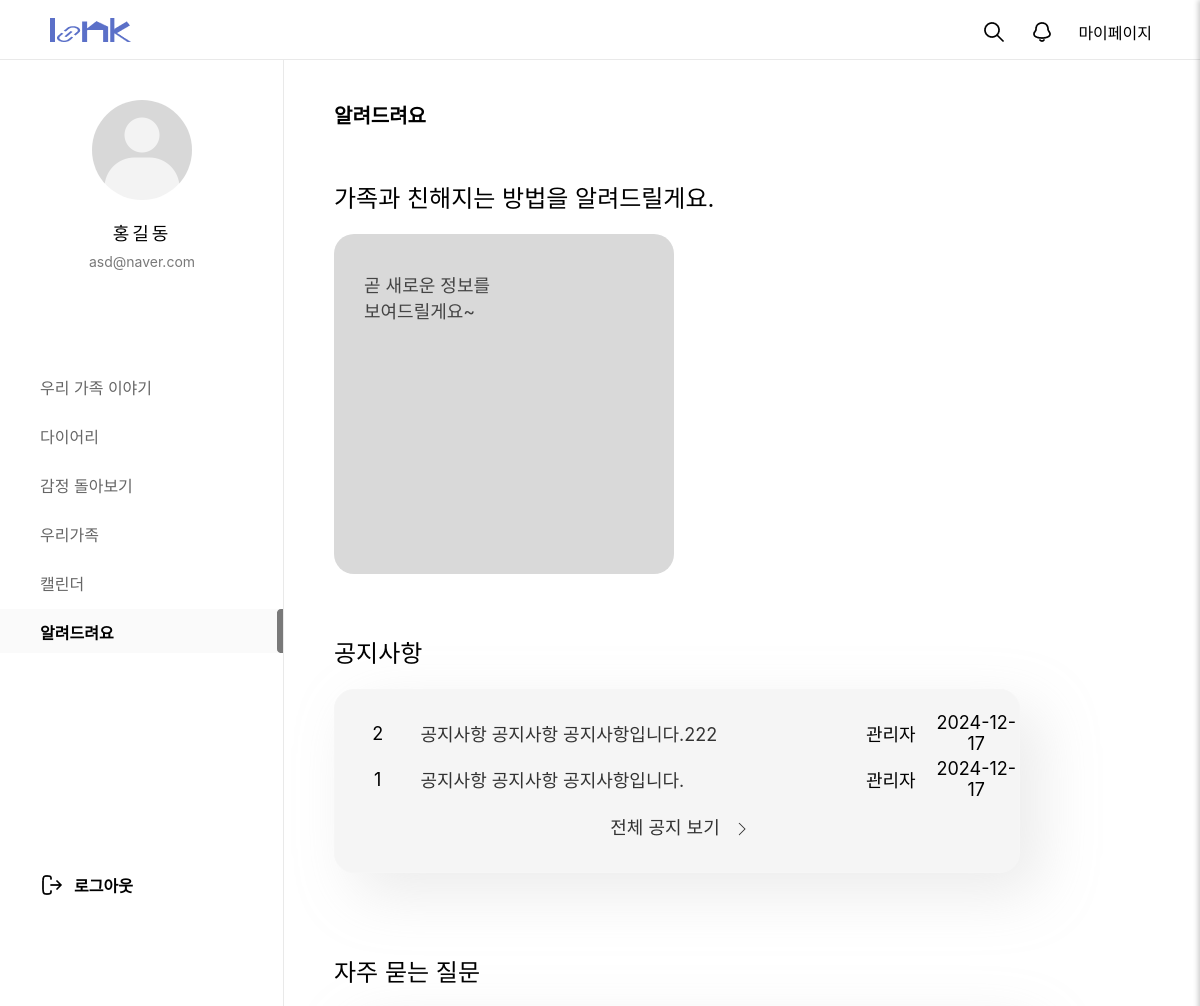
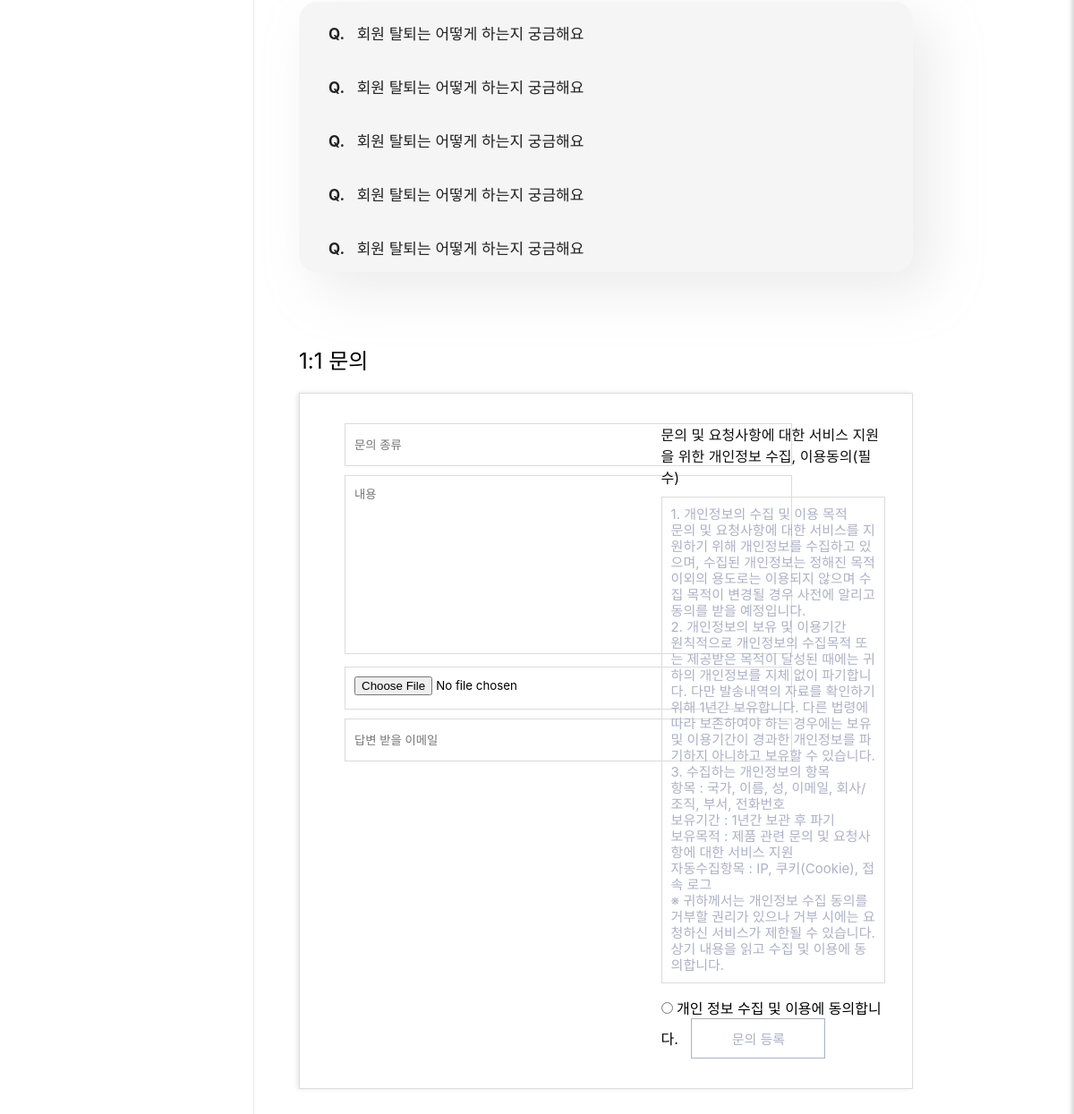
Page /customer/ (signed in) on the committed database (2 pictures, top to bottom).
### loginpage/models.py (models this page shows, shortened)
class Member(models.Model):
  id = models.CharField(max_length=50,primary_key=True)
  pw = models.CharField(max_length=100)
  name = models.CharField(max_length=100)
  nicName = models.CharField(max_length=100,default='123')
  mail = models.EmailField(max_length=100)
  birthday = models.CharField(max_length=100)
  gender = models.CharField(max_length=10,choices=[('남자', '남자'), ('여자', '여자')])
  mdate = models.DateTimeField(auto_now=True)
  created_group = models.OneToOneField(
        'diary.GroupDiary',  # '앱이름.모델이름' 형식
        on_delete=models.SET_NULL,
        null=True,
        blank=True,
        related_name='creator'
    )
  joined_group = models.ForeignKey(
        'diary.GroupDiary',  # '앱이름.모델이름' 형식
        on_delete=models.SET_NULL,
        null=True,
        blank=True,
        related_name='members'
    )

### customer/models.py (models this page shows, shortened)
class NoticeBoard(models.Model):
  bno = models.AutoField(primary_key=True)
  member = models.ForeignKey(Administrator,on_delete=models.SET_NULL, null=True)
  btitle = models.CharField(max_length=1000)
  bcontent = models.TextField()
  bdate = models.DateTimeField(auto_now=True)
  bfile = models.ImageField(null=True, blank=True, upload_to='uploads/')
  bfile_thumbnail = models.ImageField(null=True, blank=True, upload_to='uploads/')
  userid = models.CharField(max_length=100,null=True, blank=True)
  bmail = models.CharField(max_length=100, null=True, blank=True)
  category = models.IntegerField(null=True, blank=False)
  status = models.CharField(max_length=50, null=True, blank=True)

### customer/views.py (the view, shortened to what this page needs)
# urls.py: path('', views.main, name="main"),
def main(request):
  if request.method == 'GET':
    mem = Member.objects.filter(id = request.session['session_id'])
    qs = NoticeBoard.objects.filter(category=1, status='게시중').order_by('-bno')[:5]
    context = {'notice_5':qs, 'mem_info':mem[0]}
  return render(request, 'customer_service.html', context)

### customer/templates/customer_service.html (shortened to what this page needs)
{% extends 'main_navi_base.html' %}
{% load static %}
  {% block profill-block%}
  <div id="user_profile">
    <div id="pimg">
      <img src="/static/images/home/default_profile.png" alt="">
    </div>
    <p id="uName" >{{mem_info.name}}</p>
    <p id="uEmail">{{mem_info.mail}}</p>
  </div>
		<nav id="menu">
			<ul>
				<a href="/main/index/"><li class="menu_item">우리 가족 이야기</li></a>
				<a href="/diary/diaryHome/"><li class="menu_item">다이어리</li></a>
				<a href="/emotion/main/"><li class="menu_item">감정 돌아보기</li></a>
				<a href="/family1/fam/"><li class="menu_item">우리가족</li></a>
				<a href="/calendar1/cal/"><li class="menu_item">캘린더</li></a>
				<a href="/customer/"><li class="menu_item active">알려드려요</li></a>
			</ul>
		</nav>
  {% endblock profill-block%}
  {% block container-block%}
  <div id="container">
    <div id="customer_service_top">
      <h2>알려드려요</h2>
      <span>가족과 친해지는 방법을 알려드릴게요.</span>
      <div class="how_dairy">
        {% if post_lists %}
          {% for post in post_lists %}
          <div class="slider-item" style="background-image: url('{{ post.bfile_thumbnail.url }}'); background-size: cover; background-position: center;">
          </div>
          {% endfor %}
        {% else %}
        <div class="slider-item">
          <p>곧 새로운 정보를<br>보여드릴게요~</p>
        </div>
        {% endif %}
      </div>
    </div>
    <div id="customer_service_notice">
      <span>공지사항</span>
      <div class="customer_service_notice_table">
        <table>
          <colgroup>
            <col style="width:10%;">
            <col style="width:50%;">
            <col style="width:10%;">
            <col style="width:10%;">
          </colgroup>
          {% if notice_5 %}
          {% for notice in notice_5%}
          <tr>
            <td>{{forloop.revcounter}}</td>
            <td  class="t_left"><a href="/customer/noticeview/{{notice.bno}}/">{{notice.btitle}}</a></td>
            <td>관리자</td>
            <td>{{notice.bdate|date:'Y-m-d'}}</td>
          </tr>
          {% endfor %}
          <tr class="notice_list_last">
            <td colspan="4"><a href="/customer/noticelist/"><span>전체 공지 보기</span><img src="/static/images/customer/Expand_right_light.png" alt=""></a></td>
          </tr>
          {% else %}
          <tr>
            <td colspan='4'><img src="/static/images/customer/Document Align Left 11.png" alt=""><br><br>회원님을 위한 공지사항이 생기면 알려드릴게요.<br></td>
          </tr>
          {% endif %}
        </table>
      </div>
    </div>
    <div id="customer_service_qna">
      <span>자주 묻는 질문</span>
      <div class="customer_service_qnabox">
        <div class="customer_service_q">
          <p><strong>Q.  </strong>  회원 탈퇴는 어떻게 하는지 궁금해요</p>
        </div>
        <div class="customer_service_q">
          <p><strong>Q.  </strong>  회원 탈퇴는 어떻게 하는지 궁금해요</p>
        </div>
        <div class="customer_service_q">
          <p><strong>Q.  </strong>  회원 탈퇴는 어떻게 하는지 궁금해요</p>
        </div>
        <div class="customer_service_q">
          <p><strong>Q.  </strong>  회원 탈퇴는 어떻게 하는지 궁금해요</p>
        </div>
        <div class="customer_service_q">
          <p><strong>Q.  </strong>  회원 탈퇴는 어떻게 하는지 궁금해요</p>
        </div>
      </div>
    </div>
    <form action="/customer/" method='post' name='requFrm' enctype="multipart/form-data">
      <div id="customer_service_request">
        <span>1:1 문의</span>
        <div class="customer_service_request_box">
          <div class="customer_service_request_input">
            <input type="text" name='requ_title'placeholder="문의 종류">
            <textarea name="requ_content" id="" placeholder="내용"></textarea>
            <input type="file" name="request_file" id="request_file">
            <input type="text" name='requ_mail' placeholder="답변 받을 이메일">
          </div>
          <div class="customer_service_request_agree">
            <p>문의 및 요청사항에 대한 서비스 지원을 위한 개인정보 수집, 이용동의(필수)</p>
            <div class="agree_txt">
              1. 개인정보의 수집 및 이용 목적<br>
              문의 및 요청사항에 대한 서비스를 지원하기 위해 개인정보를 수집하고 있으며, 수집된 개인정보는 정해진 목적 이외의 용도로는 이용되지 않으며 수집 목적이 변경될 경우 사전에 알리고 동의를 받을 예정입니다.<br>
            2. 개인정보의 보유 및 이용기간<br>
            원칙적으로 개인정보의 수집목적 또는 제공받은 목적이 달성된 때에는 귀하의 개인정보를 지체 없이 파기합니다. 다만 발송내역의 자료를 확인하기 위해 1년간 보유합니다. 다른 법령에 따라 보존하여야 하는 경우에는 보유 및 이용기간이 경과한 개인정보를 파기하지 아니하고 보유할 수 있습니다.<br>
            3. 수집하는 개인정보의 항목<br>
            항목 : 국가, 이름, 성, 이메일, 회사/조직, 부서, 전화번호<br>
            보유기간 : 1년간 보관 후 파기<br>
            보유목적 : 제품 관련 문의 및 요청사항에 대한 서비스 지원<br>
            자동수집항목 : IP, 쿠키(Cookie), 접속 로그<br>
            ※ 귀하께서는 개인정보 수집 동의를 거부할 권리가 있으나 거부 시에는 요청하신 서비스가 제한될 수 있습니다.<br>
            상기 내용을 읽고 수집 및 이용에 동의합니다.<br>
          </div>
          <div class="agree_chk">
            <input type="radio" value='agree' id='agree'>
            <label for="agree"> 개인 정보 수집 및 이용에 동의합니다.</label>
            <button type="button" class='requBtn'>문의 등록</button>
          </div>
        </div>
      </div>
    </form>
    </div>
  {% endblock container-block%}

### static/css/main_navi_base.css (style rules this page uses)
* { margin: 0; padding: 0; font-family: "Pretendard Variable", Pretendard, -apple-system, BlinkMacSystemFont, system-ui, Roboto, "Helvetica Neue", "Segoe UI", "Apple SD Gothic Neo", "Noto Sans KR", "Malgun Gothic", "Apple Color Emoji", "Segoe UI Emoji", "Segoe UI Symbol", sans-serif; }
button { cursor: pointer; }
a { text-decoration: none; color: inherit; cursor: pointer; }
ol, ul { list-style: none; }
#user_profile { width: 284px; height: 264px; text-align: center; }
#uName { font-size: 18px; font-weight: 500; letter-spacing: 3px; line-height: 21px; margin-top:23px }
#uEmail { font-size: 14px; font-weight: 400; line-height: 17px; color: #797979; margin-top:9px }
#pimg { width: 100px; height: 100px; border-radius: 100%; overflow: hidden; margin: 40px auto 0; }
#pimg img { width: 100%; height: 100%; object-fit: cover; }
#menu ul { list-style: none; padding-left: 0; margin-bottom: 220px; }
#menu ul li { height: 44px; padding: 11px 0 11px 40px; margin-bottom: 5px; box-sizing: border-box; transition: background-color 0.3s, color 0.3s; }
.menu_item { font-size: 16px; font-weight: 400; color: #666; }
.menu_item.active { font-size: 16px; font-weight: 600; color: #000; background-color: #FAFAFA; background-image: url(/static/images/home/menu_bar.png); background-repeat: no-repeat; background-position: right center; }

### static/css/customer/customer_notice_view.css (style rules this page uses)
* { margin: 0; padding: 0; box-sizing: border-box; font-family: "Pretendard Variable", Pretendard, -apple-system, BlinkMacSystemFont, system-ui, Roboto, "Helvetica Neue", "Segoe UI", "Apple SD Gothic Neo", "Noto Sans KR", "Malgun Gothic", "Apple Color Emoji", "Segoe UI Emoji", "Segoe UI Symbol", sans-serif; }
a { text-decoration: none; }
body, html { height: 100%; }
table, tr, td { border-collapse: collapse; color: #333; font-size: 14px; }
#container { width: 100%; min-height: 100vh; padding: 100px 180px 300px 334px; }

### static/css/customer/customer_notice_list.css (style rules this page uses)
* { margin: 0; padding: 0; box-sizing: border-box; font-family: "Pretendard Variable", Pretendard, -apple-system, BlinkMacSystemFont, system-ui, Roboto, "Helvetica Neue", "Segoe UI", "Apple SD Gothic Neo", "Noto Sans KR", "Malgun Gothic", "Apple Color Emoji", "Segoe UI Emoji", "Segoe UI Symbol", sans-serif; }
a { text-decoration: none; color:inherit; }
body, html { height: 100%; }
table, tr, td { border-collapse: collapse; color: #333; font-size: 14px; }
#container { width: 100%; min-height: 100vh; padding: 60px 300px 0 300px; }

### static/css/emotion/emotion.css (style rules this page uses)
* { margin: 0; padding: 0; box-sizing: border-box; font-family: "Pretendard Variable", Pretendard, -apple-system, BlinkMacSystemFont, system-ui, Roboto, "Helvetica Neue", "Segoe UI", "Apple SD Gothic Neo", "Noto Sans KR", "Malgun Gothic", "Apple Color Emoji", "Segoe UI Emoji", "Segoe UI Symbol", sans-serif; }
a { text-decoration: none; color: inherit; cursor: pointer; }
ol, ul { list-style: none; }
body, html { height: 100%; }
table, tr, td { border-collapse: collapse; color: #333; font-size: 14px; }
#container { width: 100%; min-height: 100vh; padding: 100px 100px 100px 334px; }

### static/css/mypage/mypage_modi.css (style rules this page uses)
* { margin: 0; padding: 0; box-sizing: border-box; font-family: "Pretendard Variable", Pretendard, -apple-system, BlinkMacSystemFont, system-ui, Roboto, "Helvetica Neue", "Segoe UI", "Apple SD Gothic Neo", "Noto Sans KR", "Malgun Gothic", "Apple Color Emoji", "Segoe UI Emoji", "Segoe UI Symbol", sans-serif; }
a { text-decoration: none; color:inherit; }
body, html { height: 100%; }
table, tr, td { border-collapse: collapse; color: #333; font-size: 14px; }
#container { width: 100%; min-height: 100vh; padding: 100px 180px 300px 334px; }

### rows in the picture
Member: name "홍길동", mail "asd@naver.com"
NoticeBoard: btitle "공지사항 공지사항 공지사항입니다.222", bdate "2024-12-17"
NoticeBoard: btitle "공지사항 공지사항 공지사항입니다.", bdate "2024-12-17"
